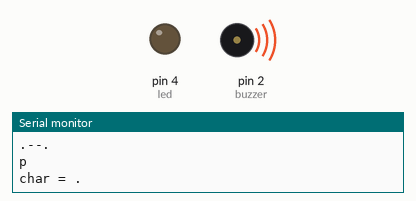
This sketch was run on a simulated Arduino Uno, built with avr-gcc and run on an emulated ATmega328P. On the bench: output pins drawn as LEDs (lit = HIGH), buzzer (waves = sounding, pin HIGH), the last lines printed to the serial monitor.

Above: at 0.3 s.
At 15.7 s:
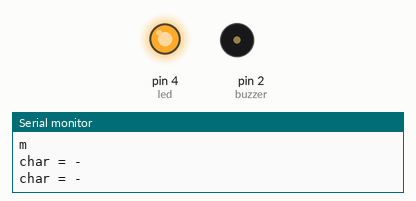
Timing chart, 0 to 17.4 s (numbered marks = the images above):
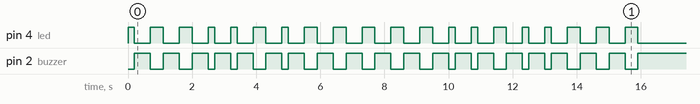

Measured:
- by itself, pin 4 (led), pin 2 (buzzer): moves between LOW and HIGH, repeating every 7.5 s
- by itself, everything shown: repeats every 7.5 s, in 18 steps

The sketch:

morse_charith_RC.ino
```cpp
 const char letters[36] = { 'a', 'b', 'c', 'd', 'e', 'f', 'g', 'h', 'i', 'j', 'k', 'l', 'm',
 'n', 'o', 'p', 'q', 'r', 's', 't', 'u', 'v', 'w', 'x', 'y', 'z', '1', '2', '3', '4', '5', '6', '7', '8', '9', '0' };

 const String morse[26] = {
".-", "-...", "-.-.", "-..", ".", "..-.", "--.", "....", "..", ".---", "-.-", ".-..", "--",
"-.", "---", ".--.", "--.-", ".-.", "...", "-", "..-", "...-", ".--", "-..-", "-.--", "--.."
};
const char dash = '-';


char text[20]={'p','r','o','g','r','a','m'};
const int led = 4;
const int buzzer = 2;

void setup() {
  // put your setup code here, to run once:
  Serial.begin(9600);
  pinMode(led,OUTPUT);
  pinMode(buzzer,OUTPUT);

}

void loop() {
  digitalWrite(led,LOW);  //to avoid run time errors
  digitalWrite(buzzer,HIGH);

  for(int i=0; i<strlen(text) ;i++){
    for(int j=0;j<strlen(letters);j++){
      if(text[i] == letters[j]){
         Serial.println(morse[j]);
         Serial.println(letters[j]);


          String n = morse[j];
          int len = n.length();

          char char_array[len+1];
          strcpy(char_array, morse[j].c_str());
          for (int k = 0; k < len; k++) {
            Serial.print("char = " );
            Serial.println(char_array[k]);

            //code to glow led and to buzz
            if(char_array[k] == dash){
              digitalWrite(led,HIGH);
              digitalWrite(buzzer,LOW);

              delay(400);           //600 micro secs for -
              digitalWrite(led,LOW);
              digitalWrite(buzzer,HIGH);
            }else{
              digitalWrite(led,HIGH);
              digitalWrite(buzzer,LOW);

              delay(200);           //600 micro secs for .
              digitalWrite(led,LOW);
              digitalWrite(buzzer,HIGH);


              }delay(500);//gap between morse letters

                   }
          }

       }
    }delay (100000);


}
```
